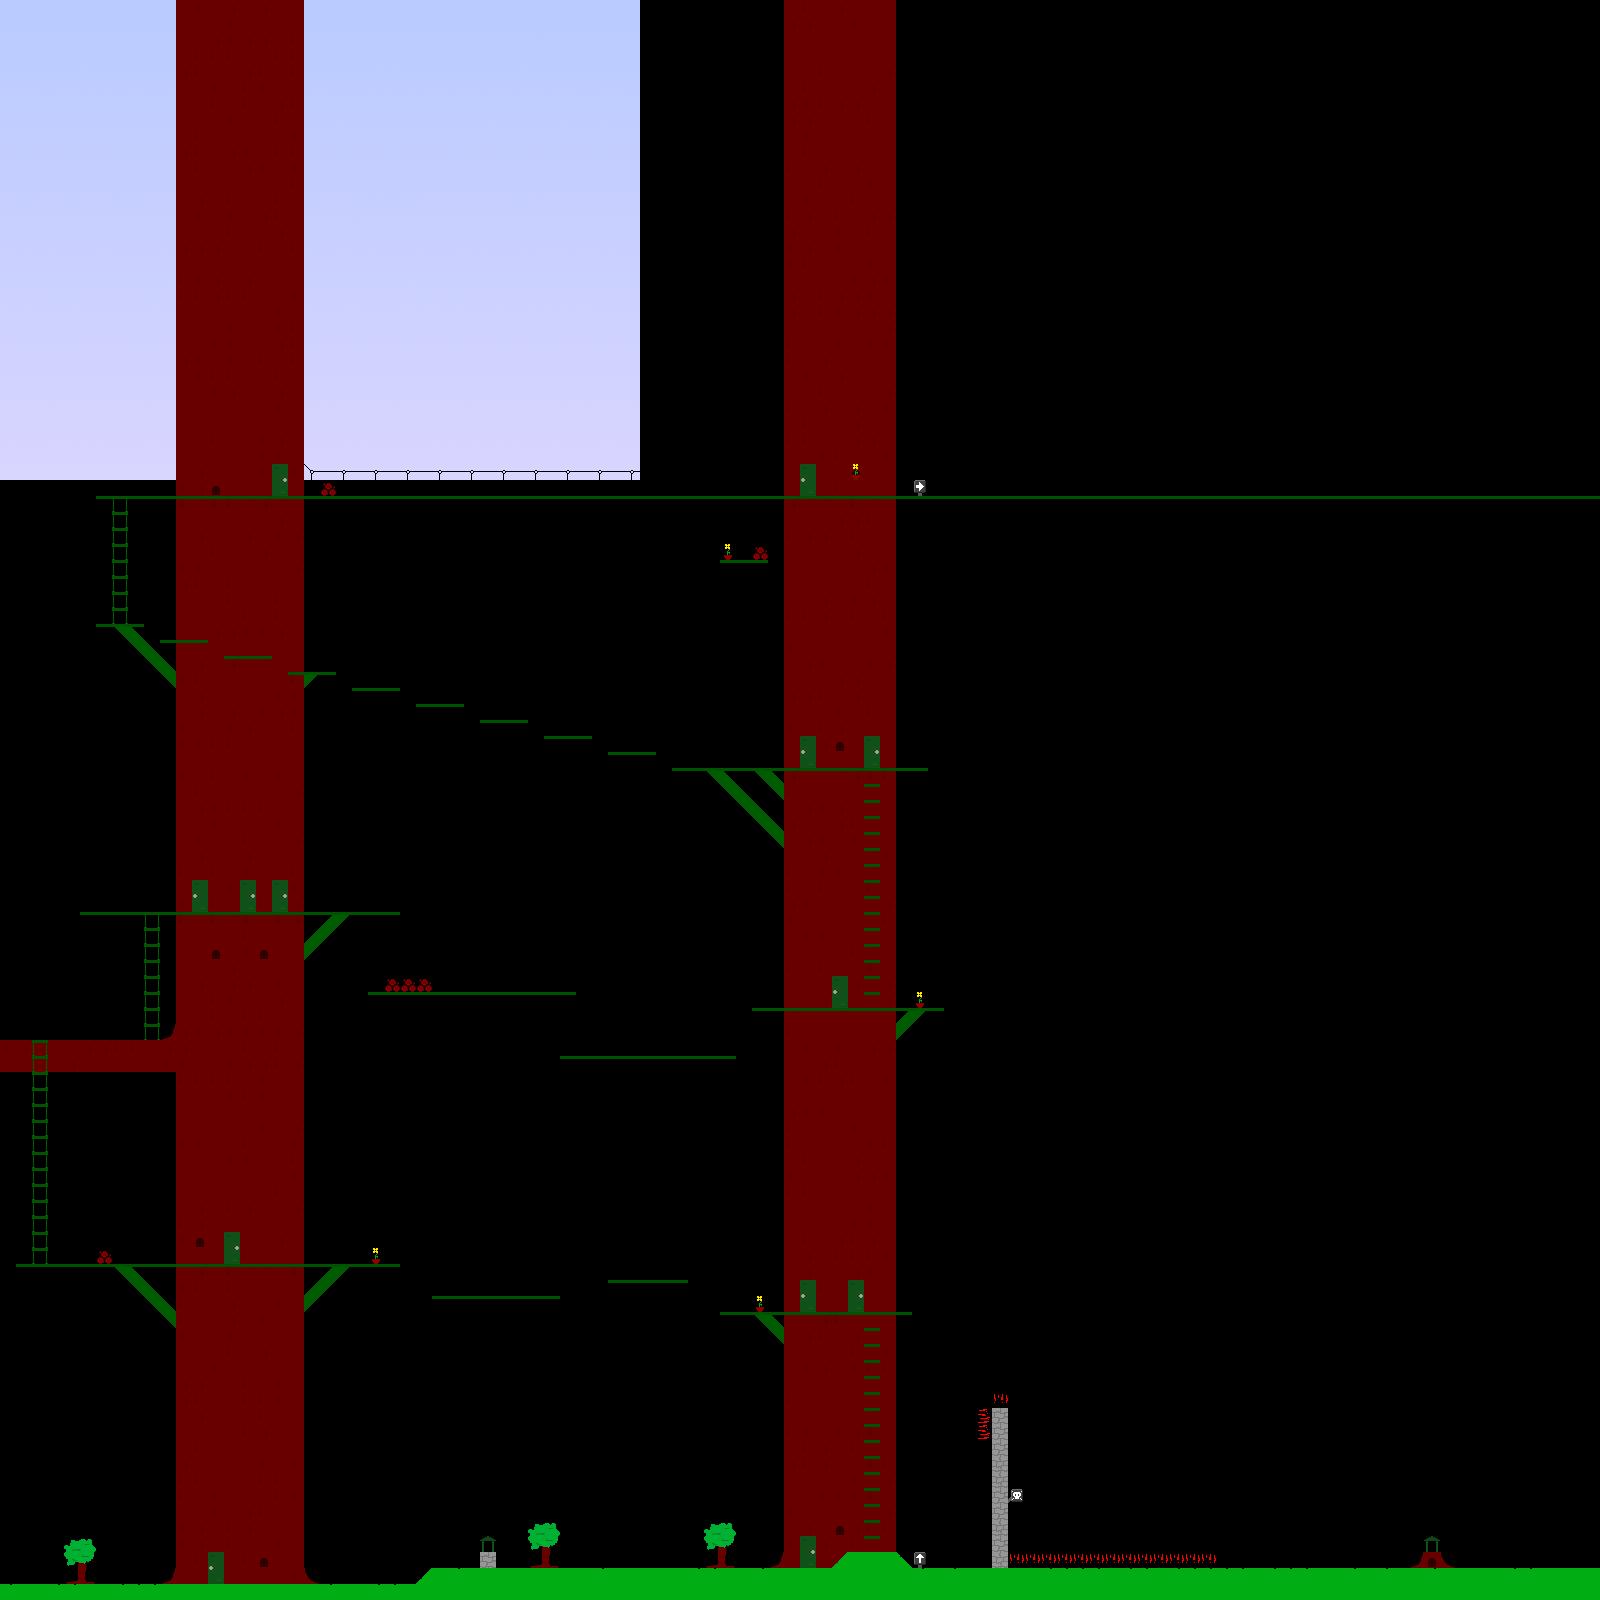

A level layout from a 2D game, rendered from its tile map. Below: a short description, then the map file with tile-grid data replaced by summaries:
An orthogonal 100x100 tile map with 16x16 px tiles, 2 tile layers (level, platforms), 1 hidden layer not drawn, 2 tilesets, 1 image layer and 43 objects (38x fire, mainPlayer, spark, shockwizard, spider, ...).

<map version="1.0" orientation="orthogonal" width="100" height="100" tilewidth="16" tileheight="16">
 <tileset firstgid="1" name="tileset-forest" tilewidth="16" tileheight="16">
  <image source="../img/tileset-forest.png" width="160" height="160" />
 </tileset>
 <tileset firstgid="101" name="collision" tilewidth="16" tileheight="16">
  <image source="../img/collision.png" width="64" height="16" />
  <tile id="0">
   <properties>
    <property name="type" value="solid" />
   </properties>
  </tile>
  <tile id="1">
   <properties>
    <property name="type" value="rslope" />
   </properties>
  </tile>
  <tile id="2">
   <properties>
    <property name="type" value="lslope" />
   </properties>
  </tile>
  <tile id="3">
   <properties>
    <property name="type" value="platform" />
   </properties>
  </tile>
 </tileset>
 <imagelayer name="sky" width="100" height="100">
  <image source="../img/sky.png" />
  <properties>
   <property name="ratio" value="{&quot;x&quot;:1.0, &quot;y&quot;:0.0}" />
  </properties>
 </imagelayer>
 <layer name="level" width="100" height="100">
  <data>[10000 cells, 1986 non-empty, 50 distinct tile ids]</data>
 </layer>
 <layer name="platforms" width="100" height="100">
  <data>[10000 cells, 386 non-empty, 17 distinct tile ids]</data>
 </layer>
 <layer name="collision" width="100" height="100" visible="0">
  <data>[10000 cells, 463 non-empty, 4 distinct tile ids]</data>
 </layer>
 <objectgroup name="entities" width="100" height="100">
  <object name="mainPlayer" x="16" y="1552" width="16" height="32">
   <properties>
    <property name="image" value="player" />
   </properties>
  </object>
  <object name="fire" x="352" y="1552" width="16" height="32">
   <properties>
    <property name="image" value="fire" />
    <property name="spritewidth" value="16" />
   </properties>
  </object>
  <object name="fire" x="368" y="1552" width="16" height="32">
   <properties>
    <property name="image" value="fire" />
    <property name="spritewidth" value="16" />
   </properties>
  </object>
  <object name="fire" x="384" y="1552" width="16" height="32">
   <properties>
    <property name="image" value="fire" />
    <property name="spritewidth" value="16" />
   </properties>
  </object>
  <object name="fire" x="400" y="1552" width="16" height="32">
   <properties>
    <property name="image" value="fire" />
    <property name="spritewidth" value="16" />
   </properties>
  </object>
  <object name="fire" x="368" y="1536" width="16" height="32">
   <properties>
    <property name="image" value="fire" />
    <property name="spritewidth" value="16" />
   </properties>
  </object>
  <object name="fire" x="624" y="1248" width="16" height="32">
   <properties>
    <property name="image" value="fire" />
    <property name="spritewidth" value="16" />
   </properties>
  </object>
  <object name="fire" x="640" y="1248" width="16" height="32">
   <properties>
    <property name="image" value="fire" />
    <property name="spritewidth" value="16" />
   </properties>
  </object>
  <object name="fire" x="656" y="1248" width="16" height="32">
   <properties>
    <property name="image" value="fire" />
    <property name="spritewidth" value="16" />
   </properties>
  </object>
  <object name="fire" x="640" y="1232" width="16" height="32">
   <properties>
    <property name="image" value="fire" />
    <property name="spritewidth" value="16" />
   </properties>
  </object>
  <object name="spark" x="-48" y="880" width="128" height="32">
   <properties>
    <property name="image" value="spark" />
    <property name="spriteheight" value="32" />
    <property name="spritewidth" value="128" />
   </properties>
  </object>
  <object name="shockwizard" x="80" y="880" width="16" height="32">
   <properties>
    <property name="image" value="shockwizard" />
   </properties>
  </object>
  <object name="fire" x="272" y="1232" width="16" height="32">
   <properties>
    <property name="image" value="fire" />
    <property name="spritewidth" value="16" />
   </properties>
  </object>
  <object name="fire" x="256" y="1232" width="16" height="32">
   <properties>
    <property name="image" value="fire" />
    <property name="spritewidth" value="16" />
   </properties>
  </object>
  <object name="fire" x="240" y="1232" width="16" height="32">
   <properties>
    <property name="image" value="fire" />
    <property name="spritewidth" value="16" />
   </properties>
  </object>
  <object name="fire" x="112" y="880" width="16" height="32">
   <properties>
    <property name="image" value="fire" />
    <property name="spritewidth" value="16" />
   </properties>
  </object>
  <object name="fire" x="352" y="880" width="16" height="32">
   <properties>
    <property name="image" value="fire" />
    <property name="spritewidth" value="16" />
   </properties>
  </object>
  <object name="fire" x="368" y="880" width="16" height="32">
   <properties>
    <property name="image" value="fire" />
    <property name="spritewidth" value="16" />
   </properties>
  </object>
  <object name="fire" x="384" y="880" width="16" height="32">
   <properties>
    <property name="image" value="fire" />
    <property name="spritewidth" value="16" />
   </properties>
  </object>
  <object name="fire" x="352" y="864" width="16" height="32">
   <properties>
    <property name="image" value="fire" />
    <property name="spritewidth" value="16" />
   </properties>
  </object>
  <object name="fire" x="544" y="960" width="16" height="32">
   <properties>
    <property name="image" value="fire" />
    <property name="spritewidth" value="16" />
   </properties>
  </object>
  <object name="fire" x="672" y="1024" width="16" height="32">
   <properties>
    <property name="image" value="fire" />
    <property name="spritewidth" value="16" />
   </properties>
  </object>
  <object name="fire" x="688" y="1024" width="16" height="32">
   <properties>
    <property name="image" value="fire" />
    <property name="spritewidth" value="16" />
   </properties>
  </object>
  <object name="fire" x="704" y="1024" width="16" height="32">
   <properties>
    <property name="image" value="fire" />
    <property name="spritewidth" value="16" />
   </properties>
  </object>
  <object name="fire" x="752" y="976" width="16" height="32">
   <properties>
    <property name="image" value="fire" />
    <property name="spritewidth" value="16" />
   </properties>
  </object>
  <object name="fire" x="768" y="976" width="16" height="32">
   <properties>
    <property name="image" value="fire" />
    <property name="spritewidth" value="16" />
   </properties>
  </object>
  <object name="fire" x="784" y="976" width="16" height="32">
   <properties>
    <property name="image" value="fire" />
    <property name="spritewidth" value="16" />
   </properties>
  </object>
  <object name="fire" x="624" y="720" width="16" height="32">
   <properties>
    <property name="image" value="fire" />
    <property name="spritewidth" value="16" />
   </properties>
  </object>
  <object name="fire" x="608" y="720" width="16" height="32">
   <properties>
    <property name="image" value="fire" />
    <property name="spritewidth" value="16" />
   </properties>
  </object>
  <object name="fire" x="496" y="688" width="16" height="32">
   <properties>
    <property name="image" value="fire" />
    <property name="spritewidth" value="16" />
   </properties>
  </object>
  <object name="fire" x="480" y="688" width="16" height="32">
   <properties>
    <property name="image" value="fire" />
    <property name="spritewidth" value="16" />
   </properties>
  </object>
  <object name="fire" x="432" y="672" width="16" height="32">
   <properties>
    <property name="image" value="fire" />
    <property name="spritewidth" value="16" />
   </properties>
  </object>
  </objectgroup>
</map>
<!-- 11 of 43 objects omitted -->